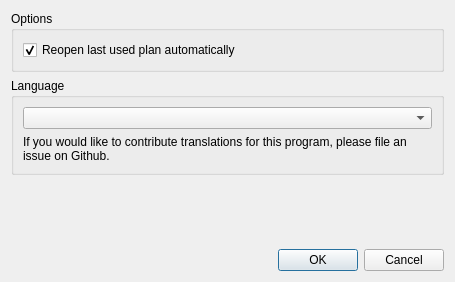
<?xml version="1.0" encoding="UTF-8"?>
<ui version="4.0">
 <class>Form</class>
 <widget class="QWidget" name="Form">
  <property name="windowModality">
   <enum>Qt::ApplicationModal</enum>
  </property>
  <property name="geometry">
   <rect>
    <x>0</x>
    <y>0</y>
    <width>455</width>
    <height>282</height>
   </rect>
  </property>
  <property name="windowTitle">
   <string>Preferences - Weight Manager</string>
  </property>
  <property name="windowIcon">
   <iconset>
    <normaloff>../images/wl_16.svg</normaloff>../images/wl_16.svg</iconset>
  </property>
  <layout class="QVBoxLayout" name="verticalLayout">
   <item>
    <widget class="QGroupBox" name="groupBox_3">
     <property name="title">
      <string>Options</string>
     </property>
     <layout class="QVBoxLayout" name="verticalLayout_4">
      <item>
       <widget class="QCheckBox" name="reopen_cbox">
        <property name="text">
         <string>Reopen last used plan automatically</string>
        </property>
        <property name="checked">
         <bool>true</bool>
        </property>
       </widget>
      </item>
     </layout>
    </widget>
   </item>
   <item>
    <widget class="QGroupBox" name="groupBox">
     <property name="title">
      <string>Language</string>
     </property>
     <layout class="QVBoxLayout" name="verticalLayout_2">
      <item>
       <widget class="QComboBox" name="language_selection"/>
      </item>
      <item>
       <widget class="QLabel" name="label">
        <property name="text">
         <string>If you would like to contribute translations for this program, please file an issue on Github.</string>
        </property>
        <property name="wordWrap">
         <bool>true</bool>
        </property>
       </widget>
      </item>
     </layout>
    </widget>
   </item>
   <item>
    <spacer name="verticalSpacer">
     <property name="orientation">
      <enum>Qt::Vertical</enum>
     </property>
     <property name="sizeHint" stdset="0">
      <size>
       <width>20</width>
       <height>40</height>
      </size>
     </property>
    </spacer>
   </item>
   <item>
    <widget class="QDialogButtonBox" name="config_buttons">
     <property name="standardButtons">
      <set>QDialogButtonBox::Cancel|QDialogButtonBox::Ok</set>
     </property>
    </widget>
   </item>
  </layout>
 </widget>
 <resources/>
 <connections/>
</ui>
